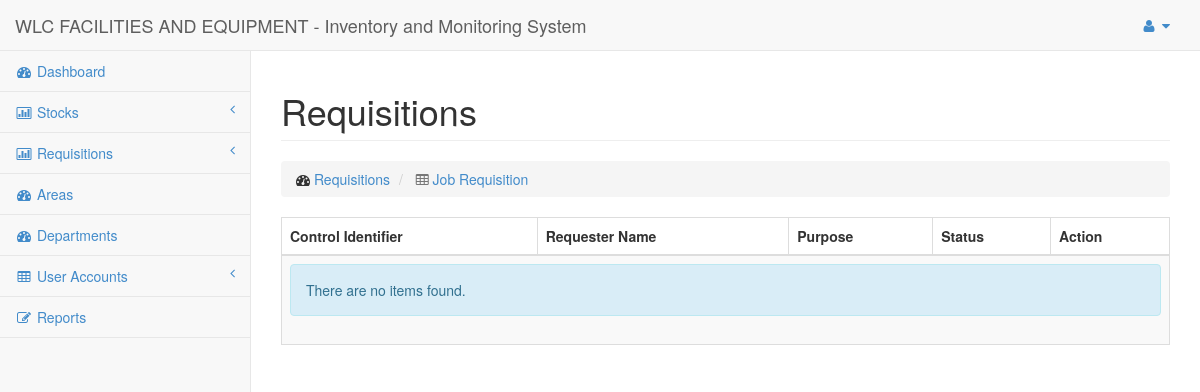
The app's page /Pages/Requisitions/Jobs/listing.php (signed in), older data.
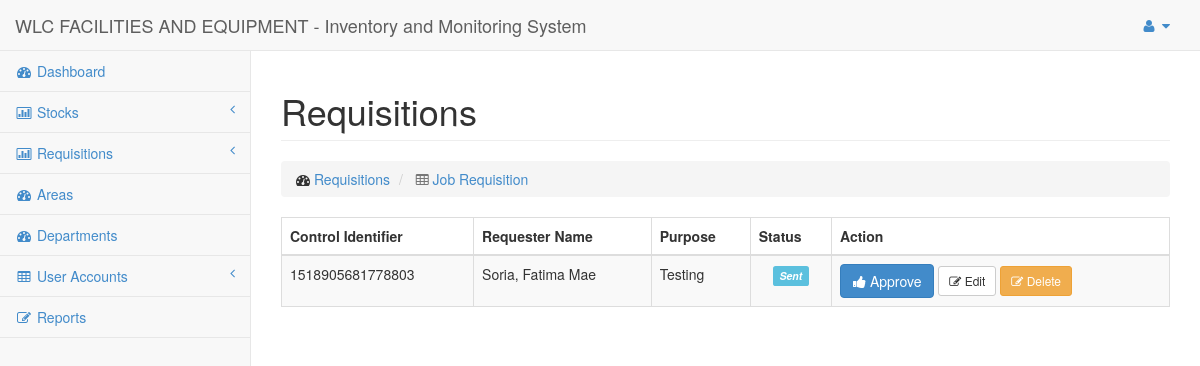
The same page, newer data.
### tables this page shows
CREATE TABLE `requisitions` (
  `id` int(50) NOT NULL AUTO_INCREMENT,
  `type` varchar(10) NOT NULL,
  `requester_id` varchar(50) NOT NULL,
  `provider_id` varchar(100) NOT NULL,
  `purpose` varchar(255) NOT NULL,
  `datetime_added` datetime NOT NULL,
  `datetime_provided` datetime NOT NULL,
  `status` varchar(45) NOT NULL,
  `control_identifier` varchar(45) NOT NULL,
  PRIMARY KEY (`id`)
);

CREATE TABLE `users` (
  `id` int(50) NOT NULL AUTO_INCREMENT,
  `email` varchar(100) NOT NULL,
  `password` varchar(100) NOT NULL,
  `lastname` varchar(100) NOT NULL,
  `firstname` varchar(100) NOT NULL,
  `middlename` varchar(50) NOT NULL,
  `status` enum('Active','Inactive','Deleted') NOT NULL,
  `type` varchar(30) NOT NULL,
  `datetime_added` datetime NOT NULL,
  `datetime_updated` varchar(45) NOT NULL,
  `datetime_deleted` varchar(45) NOT NULL,
  PRIMARY KEY (`id`),
  UNIQUE KEY `user_id` (`id`),
  UNIQUE KEY `user_id_2` (`id`),
  UNIQUE KEY `user_id_3` (`id`)
);

### Config/DbConnection.php (called while the page is built, shortened)
<?php
Class DbConnection{
	private static $_instance;
	public static function connect() {
		if(!self::$_instance) {
			self::$_instance = new self();
		}
		return self::$_instance;
	}
	private function __construct() {
		$this->_connection = new mysqli(Constant::DB_HOST, Constant::DB_USER,
			Constant::DB_PASS, Constant::DB_NAME);
	}
	public function getConnection() {
		return $this->_connection;
	}
}

### Repositories/Requisitions.php (called while the page is built, shortened)
<?php
include $_SERVER['DOCUMENT_ROOT'].'/Repositories/Base.php';
Class Requisitions extends Base
{
	public $table = 'requisitions';
	public function getAllRequesition($type)
	{
    $sql = "SELECT
                `$this->table`.`purpose` as requisition_purpose,
                `$this->table`.`control_identifier` as requisition_control_identifier,
                `$this->table`.`datetime_added` as requisition_datetime_added,
                `$this->table`.`datetime_provided` as requisition_datetime_provided,
                `users`.`firstname` as user_firstname,
                `users`.`middlename` as user_middlename,
                `users`.`lastname` as user_lastname,
                `$this->table`.`status` as requisition_status
              FROM
                $this->table
              JOIN
                users
              ON
                `users`.`id`=`$this->table`.`requester_id`
              WHERE
                `$this->table`.`type` = '".$type."'";
		$result = $this->raw($sql);
		return $result;
	}
}

### Repositories/Base.php (called while the page is built, shortened)
<?php
include $_SERVER['DOCUMENT_ROOT'].'/Config/DbConnection.php';
Class Base {
	public $connection = '';
	public function __construct()
	{
		$this->connection = DbConnection::connect()->getConnection();
	}
	public function raw($sql)
	{
		return $this->connection->query($sql);
	}
}
?>

### Utilities/RequesterUtility.php (called while the page is built)
<?php
Class RequesterUtility
{
	public static function getFullName($data)
	{
		return ucwords($data['user_lastname']).', '.ucwords($data['user_firstname']).' ';
	}
}

### Pages/Requisitions/Jobs/listing.php (the view, shortened to what this page needs)
<?php
include $_SERVER['DOCUMENT_ROOT'].'/Repositories/Requisitions.php';
include $_SERVER['DOCUMENT_ROOT'].'/Utilities/RequesterUtility.php';
$requisitions = new Requisitions();
?>
  <div class="row">
      <div class="col-lg-12">
          <h1 class="page-header">Requisitions</h1>
          <ol class="breadcrumb">
              <li>
                  <i class="fa fa-dashboard"></i>  <a href="#">Requisitions</a>
              </li>
              <li class='active'>
                  <i class="fa fa-table"></i>  <a href="#">Job Requisition</a>
              </li>
          </ol>
      </div>
  </div>
  <div class="row">
    <div class="col-md-12">
      <div class="table-responsive">
        <?php
            $result = $requisitions->getAllRequesition(Constant::REQUISITION_JOB);
        ?>
        <table class="table table-striped table-hover table-bordered">
          <thead>
              <tr id='th'>
                <th> Control Identifier </th>
                <th> Requester Name </th>
                <th> Purpose </th>
                <th> Status </th>
                <th> Action </th>
              </tr>
          </thead>
          <tbody>
            <?php if ($result && 0 != $result->num_rows) { ?>
                <?php  while ($item = $result->fetch_assoc()) { ?>
                  <tr>
                    <td> <?php echo $item['requisition_control_identifier']; ?></td>
                    <td> <?php echo RequesterUtility::getFullName($item); ?></td>
                    <td> <?php echo $item['requisition_purpose']; ?></td>
                    <td align=center>
                      <?php if ($item['requisition_status'] == Constant::REQUISITION_APPROVED) { ?>
                        <i class='label label-success'><?php echo $item['requisition_status']; ?></i>
                      <?php } else { ?>
                        <i class='label label-info'><?php echo $item['requisition_status']; ?></i>
                      <?php } ?>
                    </td>
                    <td>
                        <a href="#" class='btn btn-large btn-primary'> <i class='fa fa-thumbs-up'></i> Approve</a>
                        <a href="#" class='btn btn-sm btn-default'> <i class='fa fa-edit'></i> Edit</a>
                        <a href="#" class='btn btn-sm btn-warning'> <i class='fa fa-edit'></i> Delete</a>
                    </td>
                  </tr>
                <?php } ?>
            <?php } else { ?>
                  <tr>
                      <td colspan=7>
                          <div class="alert alert-info">
                              There are no items found.
                          </div>
                      </td>
                  </tr>
            <?php } ?>
          </tbody>
        </table>
      </div>
    </div>
  </div>

Row changes from the older to the newer data that the page shows:
added requisitions: control_identifier "1518905681778803", users.lastname+firstname "Soria, Fatima Mae", purpose "Testing", status "Sent"
Text that changed along with them:
text no longer shown: "There are no items found."
